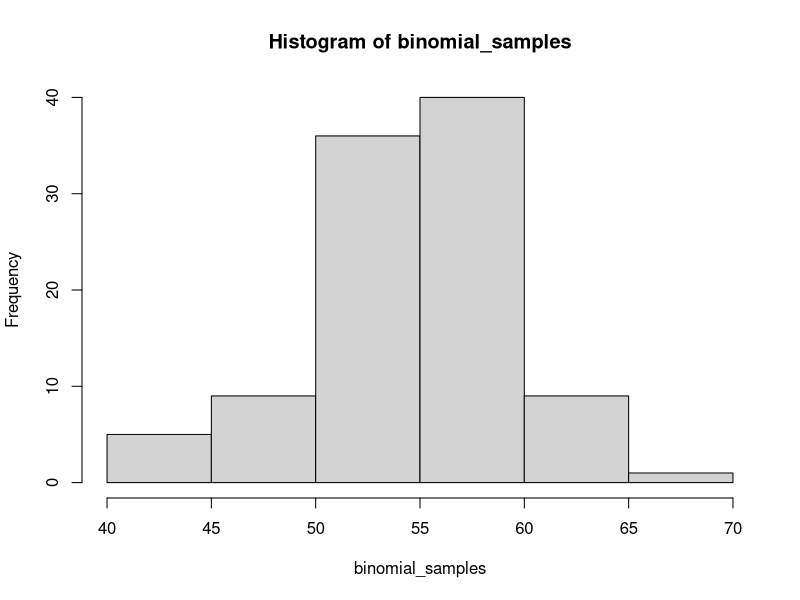
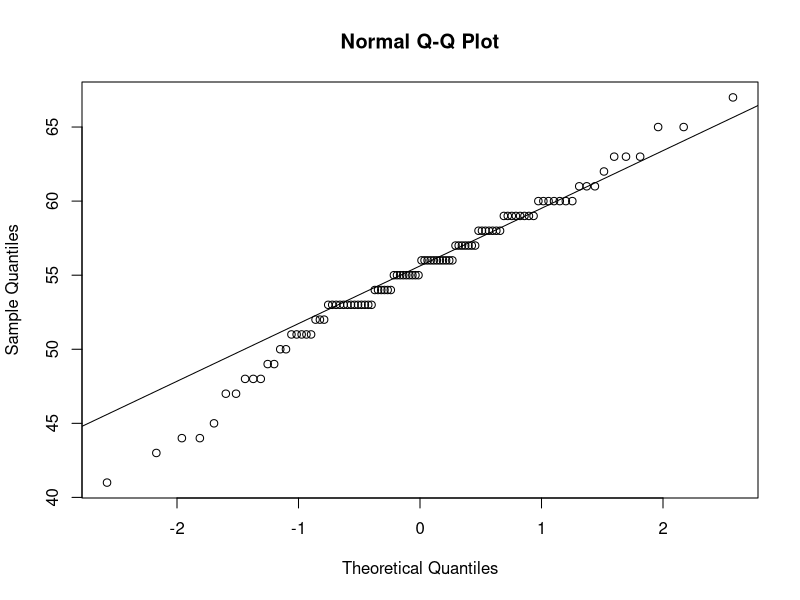

The R script that drew these images, in order:
# 07-normal-approx-binomial-clt.R
# Companion to IE 1072 lecture notes, Part III (Central Limit Theorem).

# Each binomial draw with size = 100 and p = 0.55 is itself a sum of
# 100 i.i.d. Bernoulli(0.55) variables, so by the CLT its sampling
# distribution should look approximately normal. We generate many such
# binomial samples and check normality with a histogram and a QQ plot
# against the normal distribution.

# Number of binomial replicates to draw.
n_replicates <- 100

# Each binomial draw is itself the sum of binom_size = 100 i.i.d. Bernoullis.
binom_size <- 100
p          <- 0.55

binomial_samples <- rbinom(n = n_replicates, size = binom_size, prob = p)

# Histogram of the sampling distribution: should be roughly bell-shaped.
hist(binomial_samples)

# QQ plot against the standard normal. Points should fall on (or near)
# the line if the normal approximation is good.
qqnorm(binomial_samples)
qqline(binomial_samples)
